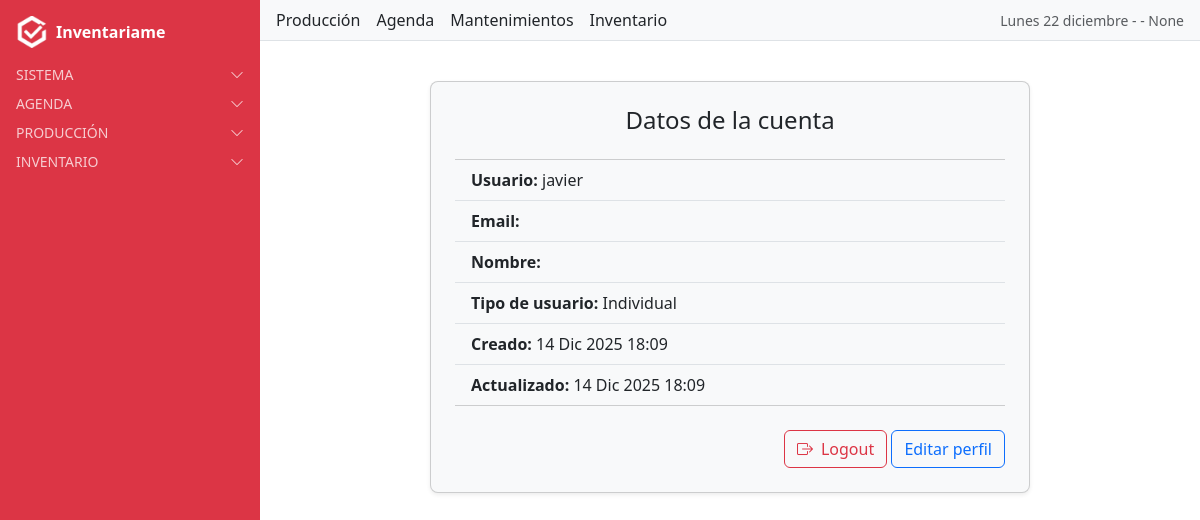
Page /users/perfil/ (signed in) on the committed database.
### users/models.py (models this page shows, shortened)
class PerfilUsuario(models.Model):
    TIPOS_USUARIO = [
        ("grupo", "Grupo"),
        ("individual", "Individual"),
    ]
    usuario = models.OneToOneField(User, on_delete=models.CASCADE, related_name="perfil")
    tipo_usuario = models.CharField(max_length=10, choices=TIPOS_USUARIO, default="individual")
    matricula = models.CharField(
        max_length=50,
        unique=True,              # ✅ ahora no se puede repetir
        blank=True,
        null=True,
        help_text="Identificador único de matrícula"
    )
    nombre_grupo = models.CharField(max_length=100, blank=True, null=True)
    grupo_django = models.ForeignKey(Group, on_delete=models.SET_NULL, blank=True, null=True)
    creado = models.DateTimeField(auto_now_add=True)
    actualizado = models.DateTimeField(auto_now=True)

### users/views.py (the view)
# urls.py: path("perfil/", perfil_view, name="perfil"),
@login_required
def perfil_view(request):
    perfil = request.user.perfil  # OneToOneField con related_name="perfil"
    return render(request, "users/perfil.html", {"perfil": perfil})

### inventariame/context_processors.py (called while the page is built)
def fecha_hoy(request):
    hoy = formats.date_format(datetime.now(), "l d F", use_l10n=True)
    return {"fecha_hoy": hoy.capitalize()}

def mes_y_anio(request):
    fecha = formats.date_format(datetime.now(), "F Y", use_l10n=True)
    return {"mes_y_anio": fecha.capitalize()}

### users/context_processors.py (called while the page is built)
def alertas_processor(request):
    if not request.user.is_authenticated:
        return {}
    ahora = timezone.now()
    proximas_con_recordatorio = Cita.objects.filter(
        usuario=request.user, recordatorio=True,
        fecha__gte=ahora, fecha__lte=ahora + timedelta(days=1)
    )
    if proximas_con_recordatorio.exists():
        return {"alertas": f"Tienes {proximas_con_recordatorio.count()} cita(s) con recordatorio en 24h"}
    return {}

### templates/users/perfil.html (shortened to what this page needs)
{% extends "base.html" %}
{% block content_authenticated %}
<div class="container py-4 d-flex justify-content-center">
  <div class="card shadow-sm p-4 form-card">
    <h4 class="mb-4 text-center text-dark">Datos de la cuenta</h4>
    <ul class="list-group list-group-flush">
      <li class="list-group-item bg-transparent"><strong>Usuario:</strong> {{ perfil.usuario.username }}</li>
      <li class="list-group-item bg-transparent"><strong>Email:</strong> {{ perfil.usuario.email }}</li>
      <li class="list-group-item bg-transparent"><strong>Nombre:</strong> {{ perfil.usuario.first_name }} {{ perfil.usuario.last_name }}</li>
      <li class="list-group-item bg-transparent"><strong>Tipo de usuario:</strong> {{ perfil.get_tipo_usuario_display }}</li>
      <li class="list-group-item bg-transparent"><strong>Creado:</strong> {{ perfil.creado|date:"d M Y H:i" }}</li>
      <li class="list-group-item bg-transparent"><strong>Actualizado:</strong> {{ perfil.actualizado|date:"d M Y H:i" }}</li>
    </ul>
    <div class="mt-4 text-end">
      <a class="btn btn-outline-danger" href="{% url 'users:logout' %}"><i class="bi bi-box-arrow-right me-2"></i>Logout</a>
      <a href="{% url 'users:perfil_editar' %}" class="btn btn-outline-primary">Editar perfil</a>
    </div>
  </div>
</div>
{% endblock %}

### templates/includes/navbar_authenticated.html (shortened to what this page needs)
<nav class="navbar bg-light border-bottom px-3 d-flex flex-wrap align-items-center justify-content-between gap-3">
  <div class="d-none d-lg-flex gap-3">
    <a href="{% url 'users:dashboard' %}" class="nav-link text-dark">Producción</a>
    <a href="{% url 'cita_list' %}" class="nav-link text-dark">Agenda</a>
    <a href="{% url 'mantenimiento_list' %}" class="nav-link text-dark">Mantenimientos</a>
    <a href="{% url 'stock_list' %}" class="nav-link text-dark">Inventario</a>
  </div>
  <div class="d-flex align-items-center gap-2">
    <span class="text-muted small"> {{ fecha_hoy }} -  {{ user.first_name }} - {{ user.perfil.matricula }} </span>
  </div>
</nav>

### static/css/dashboard.css (style rules this page uses)
.form-card { max-width: 600px; width: 100%; background-color: #f8f9fa; border-radius: 8px; }

### rows in the picture
PerfilUsuario: usuario.username "javier", tipo_usuario "Individual", creado "14 Dic 2025 18:09", actualizado "14 Dic 2025 18:09"

### other values in the picture
{{ fecha_hoy }} "Lunes 22 diciembre"
{{ user.perfil.matricula }} "None"
